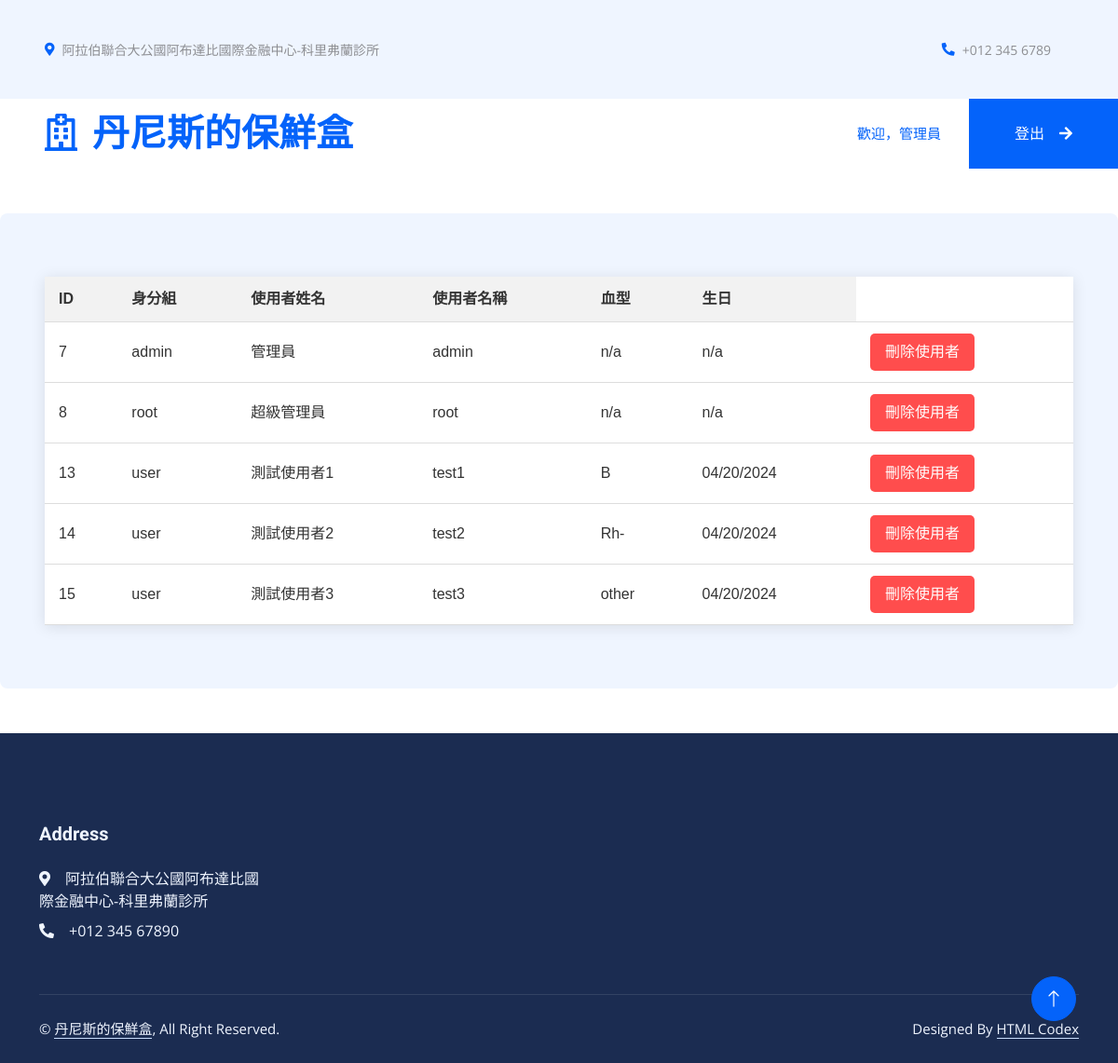
/manageAccounts.php (signed in), run on an earlier commit of the app's database.
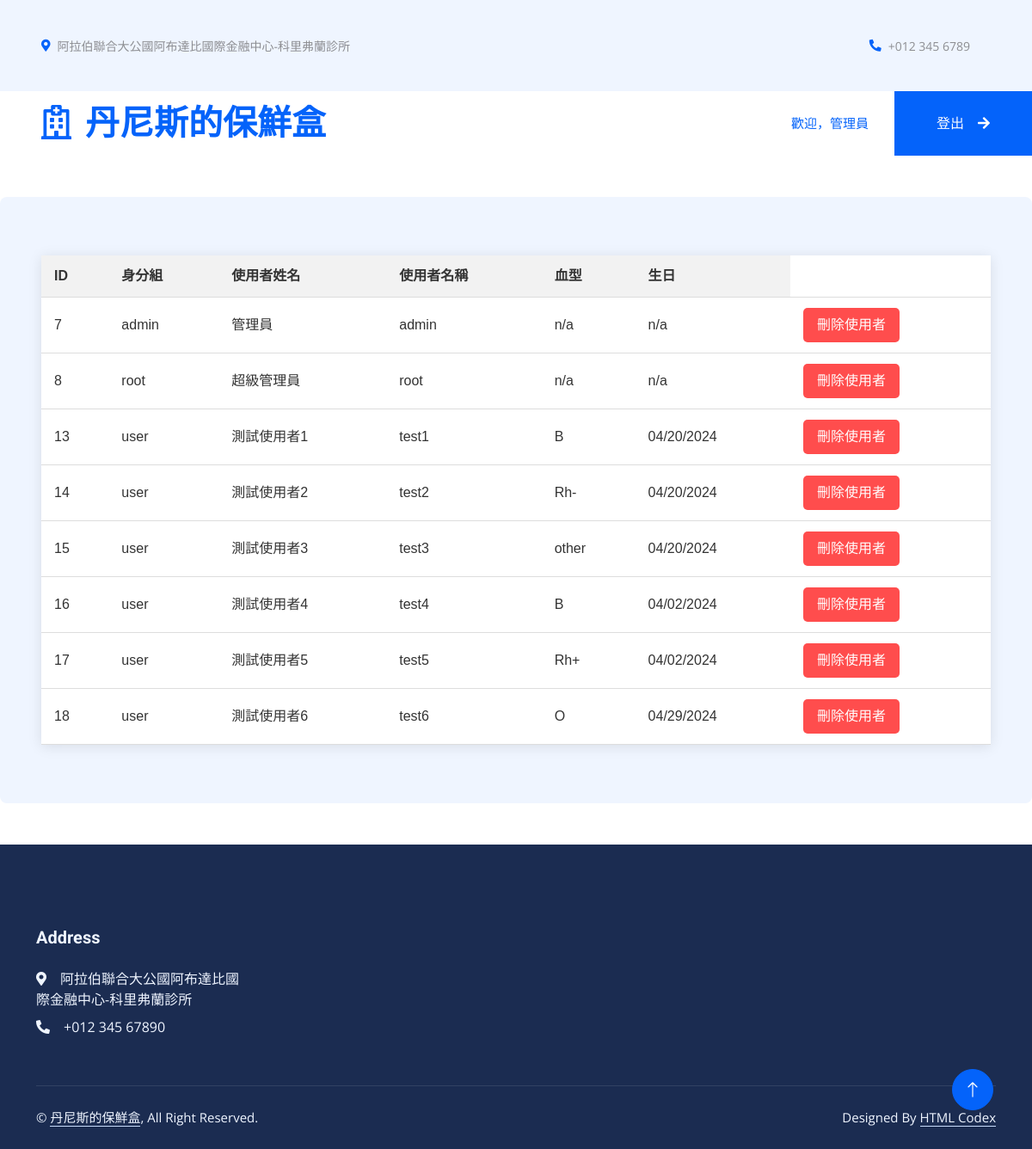
And on a later commit of the database.
### tables this page shows
CREATE TABLE `users` (
  `ID` int(5) NOT NULL COMMENT 'ID',
  `role` varchar(10) NOT NULL COMMENT '身分組',
  `userRealName` varchar(25) NOT NULL COMMENT '使用者姓名',
  `email` varchar(55) NOT NULL COMMENT 'Email',
  `phoneNumber` varchar(10) NOT NULL COMMENT '手機號碼',
  `bloodType` varchar(8) NOT NULL COMMENT '血型',
  `birthday` varchar(20) NOT NULL COMMENT '生日',
  `username` varchar(25) NOT NULL COMMENT '使用者名稱',
  `password` varchar(150) NOT NULL COMMENT '密碼'
);

### manageAccounts.php (the view, shortened to what this page needs)
<!DOCTYPE html>
<html lang="en">
<head>
    <link href="https://cdnjs.cloudflare.com/ajax/libs/font-awesome/5.10.0/css/all.min.css" rel="stylesheet">
    <link href="https://cdn.jsdelivr.net/npm/bootstrap-icons@1.4.1/font/bootstrap-icons.css" rel="stylesheet">
    <link href="lib/animate/animate.min.css" rel="stylesheet">
    <link href="lib/owlcarousel/assets/owl.carousel.min.css" rel="stylesheet">
    <link href="lib/tempusdominus/css/tempusdominus-bootstrap-4.min.css" rel="stylesheet" />
    <link href="css/bootstrap.min.css" rel="stylesheet">
    <link href="css/style.css" rel="stylesheet">
    <?php
        include "database_connection.php";
        $stmt = $db->prepare("SELECT * FROM `users`");
        $stmt->execute();
        $html = "<table><tr><th>ID</th><th>身分組</th><th>使用者姓名</th><th>使用者名稱</th><th>血型</th><th>生日</th></tr>";
        while ($user = $stmt->fetch(PDO::FETCH_ASSOC)) {
            $html .= "<tr>";
            $html .= "<td>" . htmlspecialchars($user['ID']) . "</td>";
            $html .= "<td>" . htmlspecialchars($user['role']) . "</td>";
            $html .= "<td>" . htmlspecialchars($user['userRealName']) . "</td>";
            $html .= "<td>" . htmlspecialchars($user['username']) . "</td>";
            $html .= "<td>" . htmlspecialchars($user['bloodType']) . "</td>";
            $html .= "<td>" . htmlspecialchars($user['birthday']) . "</td>";
            $html .= "<td><form action=\"manageAccounts.php\" method=\"post\" onsubmit=\"return confirmDelete();\"><input type=\"hidden\" name=\"deleteID\" value=\"".$user['ID']."\"><button type=\"submit\" style=\"background-color: #ff4d4d; color: white; border: none; padding: 8px 16px; border-radius: 5px; cursor: pointer; transition: background 0.3s ease;\">刪除使用者</button></form></td>";
            $html .= "</tr>";
        }
        $html .= "</table>";
    ?>
</head>
<body>
    <div class="container-fluid bg-light p-0 wow fadeIn" data-wow-delay="0.1s">
        <div class="row gx-0 d-none d-lg-flex">
            <div class="col-lg-7 px-5 text-start">
                <div class="h-100 d-inline-flex align-items-center py-3 me-4">
                    <small class="fa fa-map-marker-alt text-primary me-2"></small>
                    <small>阿拉伯聯合大公國阿布達比國際金融中心-科里弗蘭診所</small>
                </div>
                <div class="h-100 d-inline-flex align-items-center py-3">
                    <small>Mon - Fri : 09.00 AM - 09.00 PM</small>
                </div>
            </div>
            <div class="col-lg-5 px-5 text-end">
                <div class="h-100 d-inline-flex align-items-center py-3 me-4">
                    <small class="fa fa-phone-alt text-primary me-2"></small>
                    <small>+012 345 6789</small>
                </div>
            </div>
        </div>
    </div>
    <nav class="navbar navbar-expand-lg bg-white navbar-light sticky-top p-0 wow fadeIn" data-wow-delay="0.1s">
        <a href="organs.php" class="navbar-brand d-flex align-items-center px-4 px-lg-5">
            <h1 class="m-0 text-primary"><i class="far fa-hospital me-3"></i>丹尼斯的保鮮盒</h1>
        </a>
        <div class="collapse navbar-collapse" id="navbarCollapse">
            <div class="navbar-nav ms-auto p-4 p-lg-0">
                <a href="myAccount.php" class="nav-item nav-link active"><?php echo "歡迎，". $_SESSION['userRealName'];?></a>
            </div>
            <a href="logout.php" class="btn btn-primary rounded-0 py-4 px-lg-5 d-none d-lg-block">登出<i class="fa fa-arrow-right ms-3"></i></a>
        </div>
    </nav>
    <div class="bg-light rounded h-100 d-flex align-items-center p-5"><?php echo $html;?></div>
    <div class="container-fluid bg-dark text-light footer mt-5 pt-5 wow fadeIn" data-wow-delay="0.1s">
        <div class="container py-5">
            <div class="row g-5">
                <div class="col-lg-3 col-md-6">
                    <h5 class="text-light mb-4">Address</h5>
                    <p class="mb-2"><i class="fa fa-map-marker-alt me-3"></i>阿拉伯聯合大公國阿布達比國際金融中心-科里弗蘭診所</p>
                    <p class="mb-2"><i class="fa fa-phone-alt me-3"></i>+012 345 67890</p>
                </div>
            </div>
        </div>
        <div class="container">
            <div class="copyright">
                <div class="row">
                    <div class="col-md-6 text-center text-md-start mb-3 mb-md-0">
                        &copy; <a class="border-bottom" href="#">丹尼斯的保鮮盒</a>, All Right Reserved.
                    </div>
                    <div class="col-md-6 text-center text-md-end">
                        Designed By <a class="border-bottom" href="https://htmlcodex.com">HTML Codex</a>
                    </div>
                </div>
            </div>
        </div>
    </div>
    <a href="#" class="btn btn-lg btn-primary btn-lg-square rounded-circle back-to-top"><i class="bi bi-arrow-up"></i></a>
</body>
</html>

### css/style.css (style rules this page uses)
:root { --primary: #0463FA; --light: #EFF5FF; --dark: #1B2C51; }
.back-to-top { position: fixed; display: none; right: 45px; bottom: 45px; z-index: 99; }
.btn { font-weight: 500; transition: .5s; }
.btn.btn-primary, .btn.btn-secondary { color: #FFFFFF; }
.btn-lg-square { width: 48px; height: 48px; }
.btn-square, .btn-sm-square, .btn-lg-square { padding: 0; display: flex; align-items: center; justify-content: center; font-weight: normal; }
.navbar .navbar-nav .nav-link { margin-right: 30px; padding: 25px 0; color: #FFFFFF; font-size: 15px; font-weight: 500; text-transform: uppercase; outline: none; }
.navbar .navbar-nav .nav-link:hover, .navbar .navbar-nav .nav-link.active { color: var(--primary); }
.navbar .navbar-brand, .navbar a.btn { height: 75px; }
.navbar .navbar-nav .nav-link { color: var(--dark); font-weight: 500; }
.navbar.sticky-top { top: -100px; transition: .5s; }
.footer .copyright { padding: 25px 0; font-size: 15px; border-top: 1px solid rgba(256, 256, 256, .1); }
.footer .copyright a { color: var(--light); }

### manageAccounts.php (style rules this page uses)
table { width: 100%; border-collapse: collapse; margin: 20px 0; font-family: Arial, sans-serif; color: #333; box-shadow: 0 2px 15px rgba(0, 0, 0, 0.1); background-color: #ffffff; }
th { background-color: #f2f2f2; color: #333; font-weight: bold; padding: 12px 15px; text-align: left; }
tr { border-bottom: 1px solid #ddd; }
td { padding: 12px 15px; text-align: left; }

What changed in the data, as far as the page shows it:
added users: ID "16", role "user", userRealName "測試使用者4", username "test4", bloodType "B", birthday "04/02/2024"
added users: ID "17", role "user", userRealName "測試使用者5", username "test5", bloodType "Rh+", birthday "04/02/2024"
added users: ID "18", role "user", userRealName "測試使用者6", username "test6", bloodType "O", birthday "04/29/2024"
